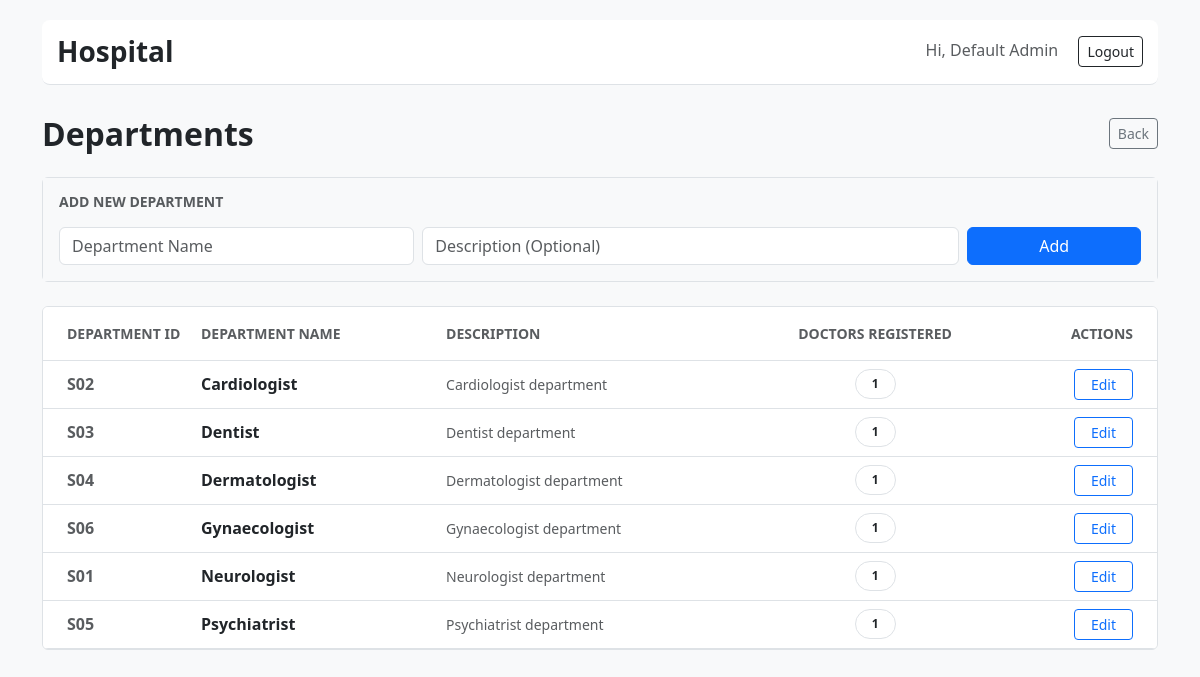
/admin/departments (signed in), run on the app's committed database.
### tables this page shows
CREATE TABLE departments (
      id INTEGER PRIMARY KEY AUTOINCREMENT,
      name TEXT UNIQUE NOT NULL,
      description TEXT
    );

### app.py (the view)
@app.route("/admin/departments", methods=["GET", "POST"])
@login_required(role="admin")
def admin_departments():
    db = get_db()
    if request.method == "POST":
        try:
            db.execute("INSERT INTO departments (name, description) VALUES (?, ?)", (request.form["name"], request.form.get("description")))
            db.commit()
        except: pass
    depts = db.execute("SELECT dep.id, dep.name, dep.description, COUNT(d.id) as doctor_count FROM departments dep LEFT JOIN doctors d ON dep.id=d.department_id GROUP BY dep.id ORDER BY dep.name").fetchall()
    return render_template("admin_departments.html", depts=depts)

### app.py (called while the page is built)
def get_db():
    if "db" not in g:
        g.db = sqlite3.connect(DB_PATH, detect_types=sqlite3.PARSE_DECLTYPES)
        g.db.row_factory = sqlite3.Row
    return g.db

def login_required(role=None):
    from functools import wraps
    def decorator(f):
        @wraps(f)
        def wrapped(*args, **kwargs):
            if "user_id" not in session: return redirect(url_for("login"))
            if role and session.get("role") != role:
                flash("Access denied.", "danger")
                return redirect(url_for("login"))
            return f(*args, **kwargs)
        return wrapped
    return decorator

### templates/admin_departments.html
{% extends "base.html" %}
{% block content %}
<div class="d-flex justify-content-between align-items-center mb-4">
  <h2 class="fw-bold mb-0 text-dark">Departments</h2>
  <a class="btn btn-outline-secondary btn-sm" href="{{ url_for('admin_dashboard') }}">Back</a>
</div>
<div class="card border shadow-none mb-4">
  <div class="card-body bg-light">
    <h6 class="fw-bold text-uppercase text-muted small mb-3">Add New Department</h6>
    <form method="post" class="row g-2">
      <div class="col-md-4">
        <input name="name" class="form-control" placeholder="Department Name" required>
      </div>
      <div class="col-md-6">
        <input name="description" class="form-control" placeholder="Description (Optional)">
      </div>
      <div class="col-md-2">
        <button class="btn btn-primary w-100">Add</button>
      </div>
    </form>
  </div>
</div>
<div class="border rounded overflow-hidden">
  <table class="table mb-0 align-middle">
    <thead class="bg-light">
      <tr>
        <th class="ps-4 py-3 text-uppercase text-muted small fw-bold border-bottom" style="width: 150px; white-space: nowrap;">Department ID</th>
        <th class="py-3 text-uppercase text-muted small fw-bold border-bottom">Department Name</th>
        <th class="py-3 text-uppercase text-muted small fw-bold border-bottom">Description</th>
        <th class="py-3 text-uppercase text-muted small fw-bold border-bottom text-center">Doctors Registered</th>
        <th class="py-3 text-uppercase text-muted small fw-bold border-bottom text-end pe-4">Actions</th>
      </tr>
    </thead>
    <tbody>
      {% for d in depts %}
        <tr>
          <td class="ps-4 text-muted fw-bold">S{{ "%02d" | format(d.id) }}</td>
          <td class="fw-bold text-dark">{{ d.name }}</td>
          <td class="text-muted small">{{ d.description or '—' }}</td>
          <td class="text-center">
            <span class="badge bg-white text-dark border px-3 py-2 rounded-pill">{{ d.doctor_count }}</span>
          </td>
          <td class="text-end pe-4">
            <a class="btn btn-sm btn-outline-primary py-1 px-3" href="{{ url_for('admin_edit_department', dept_id=d.id) }}">Edit</a>
          </td>
        </tr>
      {% else %}
        <tr><td colspan="5" class="text-center py-5 text-muted">No departments found.</td></tr>
      {% endfor %}
    </tbody>
  </table>
</div>
{% endblock %}

### templates/base.html (style rules this page uses)
body { padding-top: 20px; background-color: #f8f9fa; }
.card { border: 1px solid #e9ecef; box-shadow: none; }

### data on the page
departments: id "02", name "Cardiologist", description "Cardiologist department", doctor_count "1"
departments: id "03", name "Dentist", description "Dentist department", doctor_count "1"
departments: id "04", name "Dermatologist", description "Dermatologist department", doctor_count "1"
departments: id "06", name "Gynaecologist", description "Gynaecologist department", doctor_count "1"
departments: id "01", name "Neurologist", description "Neurologist department", doctor_count "1"
departments: id "05", name "Psychiatrist", description "Psychiatrist department", doctor_count "1"

### other printed values
{{ session.get('full_name') or 'User' }} "Default Admin"
